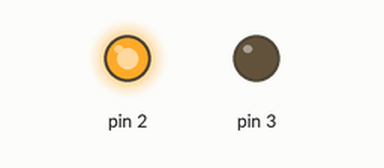
Simulated run of this sketch. Board: Arduino Uno, built with avr-gcc and run on an emulated ATmega328P. Parts: output pins drawn as LEDs (lit = HIGH).

Above: at 0.5 s.
At 2.5 s:
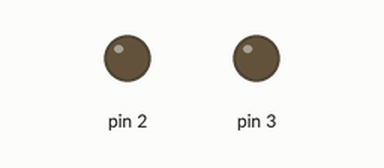
Timing chart, 0 to 5.2 s (numbered marks = the images above):
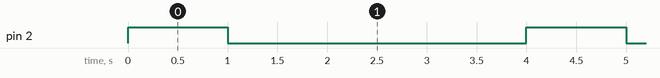

Measured:
- by itself, pin 2: alternates HIGH for 1.0 s and LOW for 3.0 s

The sketch:

codigo.ino
```cpp
// C++ code
//
void setup()
{
  pinMode(2,OUTPUT);
  pinMode(3,OUTPUT);
}

void loop()
{
       digitalWrite (2,HIGH);
       delay (1000);
       digitalWrite (2,LOW);
       delay (1000);
       digitalWrite (5,HIGH);
       delay (1000);
       digitalWrite (5,LOW);
       delay (1000);
}
```
